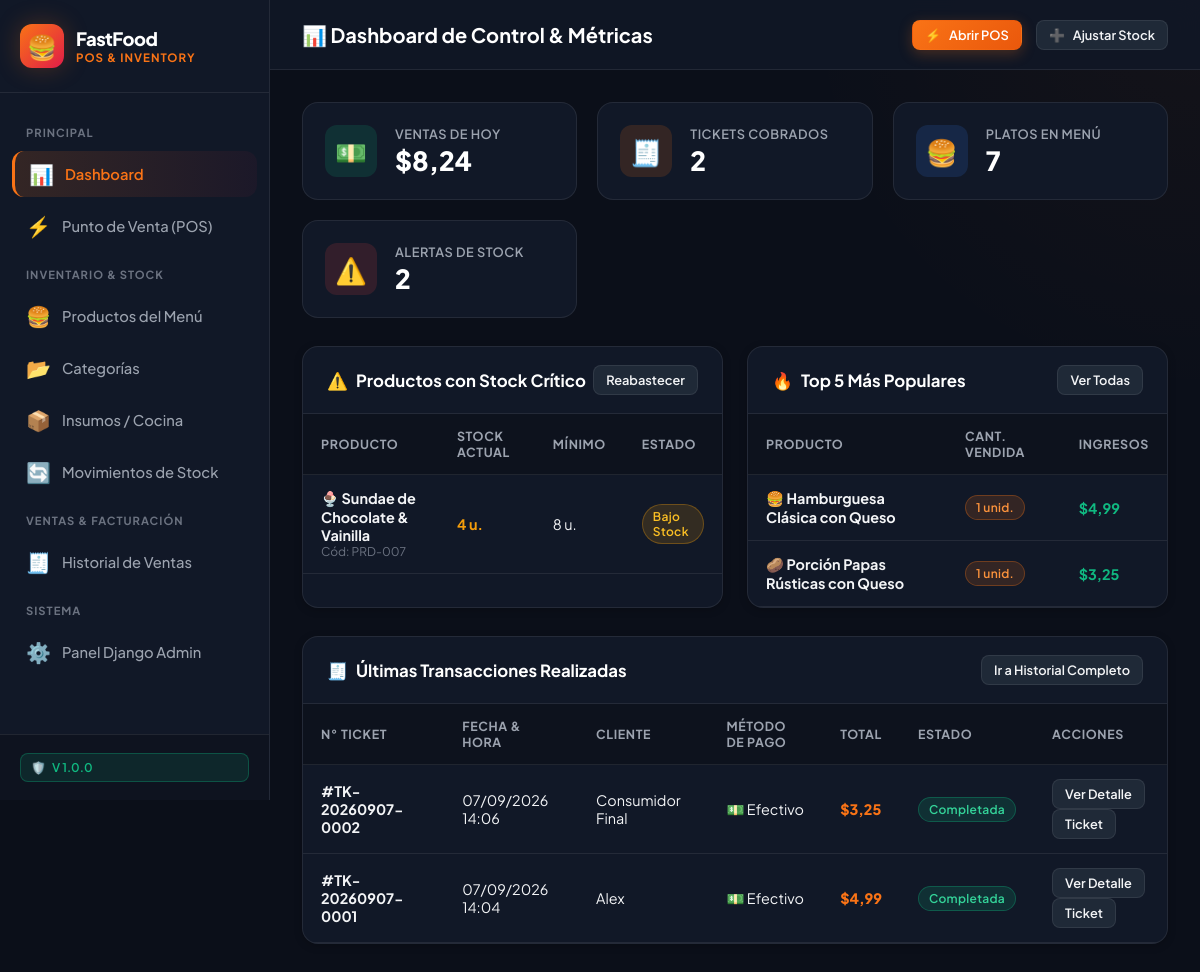
The page / on the database its author committed.
### inventory_sales/models.py (models this page shows, shortened)
class Producto(models.Model):
    codigo = models.CharField(max_length=50, unique=True, verbose_name="Código de Producto")
    nombre = models.CharField(max_length=150, verbose_name="Nombre del Producto")
    categoria = models.ForeignKey(Categoria, on_delete=models.CASCADE, related_name='productos', verbose_name="Categoría")
    precio = models.DecimalField(
        max_digits=10,
        decimal_places=2,
        validators=[MinValueValidator(Decimal('0.01'))],
        verbose_name="Precio de Venta ($)"
    )
    costo = models.DecimalField(
        max_digits=10,
        decimal_places=2,
        default=0.00,
        validators=[MinValueValidator(Decimal('0.00'))],
        verbose_name="Costo Estimado ($)"
    )
    stock_disponible = models.PositiveIntegerField(
        default=0,
        verbose_name="Stock Disponible (Unidades)"
    )
    stock_minimo = models.PositiveIntegerField(
        default=5,
        verbose_name="Stock Mínimo de Alerta"
    )
    descripcion = models.TextField(blank=True, verbose_name="Descripción de Ingredientes / Combo")
    emoji = models.CharField(max_length=50, default="🍔", verbose_name="Emoji Representativo")
    activo = models.BooleanField(default=True, verbose_name="Disponible para Venta")
    creado_en = models.DateTimeField(auto_now_add=True, verbose_name="Fecha de Creación")
    actualizado_en = models.DateTimeField(auto_now=True, verbose_name="Última Actualización")
    class Meta:
        verbose_name = "Producto del Menú"
        verbose_name_plural = "Productos del Menú"
        ordering = ['categoria', 'nombre']

class Venta(models.Model):
    METODOS_PAGO = [
        ('EFECTIVO', '💵 Efectivo'),
        ('TARJETA', '💳 Tarjeta de Débito/Crédito'),
        ('TRANSFERENCIA', '📱 Transferencia / QR'),
    ]
    ESTADOS_VENTA = [
        ('COMPLETADA', '✅ Completada'),
        ('ANULADA', '❌ Anulada'),
    ]
    numero_ticket = models.CharField(max_length=30, unique=True, verbose_name="N° Ticket / Factura")
    cliente_nombre = models.CharField(max_length=150, default="Consumidor Final", verbose_name="Nombre del Cliente")
    cliente_identificacion = models.CharField(max_length=20, default="9999999999", verbose_name="RUC / Cédula")
    metodo_pago = models.CharField(max_length=20, choices=METODOS_PAGO, default='EFECTIVO', verbose_name="Método de Pago")
    monto_recibido = models.DecimalField(max_digits=10, decimal_places=2, default=0.00, verbose_name="Monto Recibido ($)")
    cambio = models.DecimalField(max_digits=10, decimal_places=2, default=0.00, verbose_name="Cambio ($)")
    subtotal = models.DecimalField(max_digits=10, decimal_places=2, default=0.00, verbose_name="Subtotal ($)")
    iva = models.DecimalField(max_digits=10, decimal_places=2, default=0.00, verbose_name="IVA (15%) ($)")
    total = models.DecimalField(max_digits=10, decimal_places=2, default=0.00, verbose_name="Total ($)")
    estado = models.CharField(max_length=20, choices=ESTADOS_VENTA, default='COMPLETADA', verbose_name="Estado")
    observaciones = models.TextField(blank=True, verbose_name="Observaciones / Nota")
    creado_en = models.DateTimeField(auto_now_add=True, verbose_name="Fecha y Hora")
    class Meta:
        verbose_name = "Venta"
        verbose_name_plural = "Ventas Realizadas"
        ordering = ['-creado_en']

### inventory_sales/views.py (the view)
# urls.py: path('', views.DashboardView.as_view(), name='dashboard'),
class DashboardView(TemplateView):
    template_name = 'inventory_sales/dashboard.html'
    def get_context_data(self, **kwargs):
        context = super().get_context_data(**kwargs)
        hoy = timezone.now().date()
        ventas_hoy = Venta.objects.filter(creado_en__date=hoy, estado='COMPLETADA')
        total_ventas_hoy = ventas_hoy.aggregate(total=Sum('total'))['total'] or Decimal('0.00')
        cantidad_ventas_hoy = ventas_hoy.count()
        total_productos = Producto.objects.filter(activo=True).count()
        total_insumos = Insumo.objects.filter(activo=True).count()
        productos_stock_bajo = Producto.objects.filter(
            activo=True, stock_disponible__lte=F('stock_minimo')
        ).order_by('stock_disponible')
        insumos_stock_bajo = Insumo.objects.filter(
            activo=True, stock_actual__lte=F('stock_minimo')
        ).order_by('stock_actual')
        top_productos = DetalleVenta.objects.filter(
            venta__estado='COMPLETADA'
        ).values(
            'producto__nombre', 'producto__emoji', 'producto__precio'
        ).annotate(
            total_vendido=Sum('cantidad'),
            ingresos=Sum('subtotal')
        ).order_by('-total_vendido')[:5]
        ultimas_ventas = Venta.objects.all().order_by('-creado_en')[:5]
        context.update({
            'total_ventas_hoy': total_ventas_hoy,
            'cantidad_ventas_hoy': cantidad_ventas_hoy,
            'total_productos': total_productos,
            'total_insumos': total_insumos,
            'alertas_total': productos_stock_bajo.count() + insumos_stock_bajo.count(),
            'productos_stock_bajo': productos_stock_bajo[:6],
            'insumos_stock_bajo': insumos_stock_bajo[:6],
            'top_productos': top_productos,
            'ultimas_ventas': ultimas_ventas,
        })
        return context

### templates/inventory_sales/dashboard.html (shortened to what this page needs)
{% extends 'base.html' %}
{% block page_title %}📊 Dashboard de Control & Métricas{% endblock %}
{% block content %}
<div class="stats-grid">
    <div class="stat-card">
        <div class="stat-icon green">💵</div>
        <div class="stat-info">
            <span class="stat-label">Ventas de Hoy</span>
            <span class="stat-value">${{ total_ventas_hoy|floatformat:2 }}</span>
        </div>
    </div>
    <div class="stat-card">
        <div class="stat-icon orange">🧾</div>
        <div class="stat-info">
            <span class="stat-label">Tickets Cobrados</span>
            <span class="stat-value">{{ cantidad_ventas_hoy }}</span>
        </div>
    </div>
    <div class="stat-card">
        <div class="stat-icon blue">🍔</div>
        <div class="stat-info">
            <span class="stat-label">Platos en Menú</span>
            <span class="stat-value">{{ total_productos }}</span>
        </div>
    </div>
    <div class="stat-card">
        <div class="stat-icon red">⚠️</div>
        <div class="stat-info">
            <span class="stat-label">Alertas de Stock</span>
            <span class="stat-value">{{ alertas_total }}</span>
        </div>
    </div>
</div>
<div style="display: grid; grid-template-columns: 1fr 1fr; gap: 24px; margin-bottom: 28px;">
    <div class="card">
        <div class="card-header">
            <div class="card-title">
                <span>⚠️</span> Productos con Stock Crítico
            </div>
            <a href="{% url 'stock_movement_create' %}" class="btn btn-secondary btn-sm">Reabastecer</a>
        </div>
        <div class="card-body" style="padding: 0;">
            {% if productos_stock_bajo %}
                <div class="table-responsive">
                    <table class="custom-table">
                        <thead>
                            <tr>
                                <th>Producto</th>
                                <th>Stock Actual</th>
                                <th>Mínimo</th>
                                <th>Estado</th>
                            </tr>
                        </thead>
                        <tbody>
                            {% for p in productos_stock_bajo %}
                                <tr>
                                    <td>
                                        <strong>{{ p.emoji }} {{ p.nombre }}</strong>
                                        <div style="font-size: 0.75rem; color: var(--text-dim);">Cód: {{ p.codigo }}</div>
                                    </td>
                                    <td>
                                        <span style="font-weight: 700; color: {% if p.stock_disponible == 0 %}var(--danger){% else %}var(--warning){% endif %};">
                                            {{ p.stock_disponible }} u.
                                        </span>
                                    </td>
                                    <td>{{ p.stock_minimo }} u.</td>
                                    <td>
                                        {% if p.stock_disponible == 0 %}
                                            <span class="badge badge-danger">Agotado</span>
                                        {% else %}
                                            <span class="badge badge-warning">Bajo Stock</span>
                                        {% endif %}
                                    </td>
                                </tr>
                            {% endfor %}
                        </tbody>
                    </table>
                </div>
            {% else %}
                <div style="text-align: center; padding: 32px; color: var(--text-dim);">
                    <div style="font-size: 2rem; margin-bottom: 6px;">✅</div>
                    <p>Todos los productos cuentan con existencias óptimas.</p>
                </div>
            {% endif %}
        </div>
    </div>
    <div class="card">
        <div class="card-header">
            <div class="card-title">
                <span>🔥</span> Top 5 Más Populares
            </div>
            <a href="{% url 'sales_list' %}" class="btn btn-secondary btn-sm">Ver Todas</a>
        </div>
        <div class="card-body" style="padding: 0;">
            {% if top_productos %}
                <div class="table-responsive">
                    <table class="custom-table">
                        <thead>
                            <tr>
                                <th>Producto</th>
                                <th>Cant. Vendida</th>
                                <th>Ingresos</th>
                            </tr>
                        </thead>
                        <tbody>
                            {% for top in top_productos %}
                                <tr>
                                    <td>
                                        <strong>{{ top.producto__emoji }} {{ top.producto__nombre }}</strong>
                                    </td>
                                    <td>
                                        <span class="badge badge-primary">{{ top.total_vendido }} unid.</span>
                                    </td>
                                    <td style="font-weight: 700; color: var(--success);">${{ top.ingresos|floatformat:2 }}</td>
                                </tr>
                            {% endfor %}
                        </tbody>
                    </table>
                </div>
            {% else %}
                <div style="text-align: center; padding: 32px; color: var(--text-dim);">
                    <div style="font-size: 2rem; margin-bottom: 6px;">📈</div>
                    <p>No hay ventas registradas aún.</p>
                </div>
            {% endif %}
        </div>
    </div>
</div>
<div class="card">
    <div class="card-header">
        <div class="card-title">
            <span>🧾</span> Últimas Transacciones Realizadas
        </div>
        <a href="{% url 'sales_list' %}" class="btn btn-secondary btn-sm">Ir a Historial Completo</a>
    </div>
    <div class="card-body" style="padding: 0;">
        {% if ultimas_ventas %}
            <div class="table-responsive">
                <table class="custom-table">
                    <thead>
                        <tr>
                            <th>N° Ticket</th>
                            <th>Fecha & Hora</th>
                            <th>Cliente</th>
                            <th>Método de Pago</th>
                            <th>Total</th>
                            <th>Estado</th>
                            <th>Acciones</th>
                        </tr>
                    </thead>
                    <tbody>
                        {% for v in ultimas_ventas %}
                            <tr>
                                <td><strong>#{{ v.numero_ticket }}</strong></td>
                                <td>{{ v.creado_en|date:"d/m/Y H:i" }}</td>
                                <td>{{ v.cliente_nombre }}</td>
                                <td>{{ v.get_metodo_pago_display }}</td>
                                <td style="font-weight: 800; color: var(--primary);">${{ v.total|floatformat:2 }}</td>
                                <td>
                                    {% if v.estado == 'COMPLETADA' %}
                                        <span class="badge badge-success">Completada</span>
                                    {% else %}
                                        <span class="badge badge-danger">Anulada</span>
                                    {% endif %}
                                </td>
                                <td>
                                    <a href="{% url 'sale_detail' v.pk %}" class="btn btn-secondary btn-sm">Ver Detalle</a>
                                    <a href="{% url 'sale_receipt' v.pk %}" target="_blank" class="btn btn-secondary btn-sm">Ticket</a>
                                </td>
                            </tr>
                        {% endfor %}
                    </tbody>
                </table>
            </div>
        {% else %}
            <div style="text-align: center; padding: 36px; color: var(--text-dim);">
                <div style="font-size: 2rem; margin-bottom: 6px;">🍔</div>
                <p>No se han registrado ventas el día de hoy.</p>
            </div>
        {% endif %}
    </div>
</div>
{% endblock %}

### rows shown on the page
Producto: emoji "🍨", nombre "Sundae de Chocolate & Vainilla", codigo "PRD-007", stock_disponible "4", stock_minimo "8", shows "Bajo Stock"
Venta: numero_ticket "TK-20260907-0002", creado_en "07/09/2026 14:06", cliente_nombre "Consumidor Final", metodo_pago "💵 Efectivo", total "3,25", estado "Completada"
Venta: numero_ticket "TK-20260907-0001", creado_en "07/09/2026 14:04", cliente_nombre "Alex", metodo_pago "💵 Efectivo", total "4,99", estado "Completada"

### other values the page prints
{{ total_ventas_hoy|floatformat:2 }} "8,24"
{{ cantidad_ventas_hoy }} "2"
{{ total_productos }} "7"
{{ alertas_total }} "2"
{{ top.producto__emoji }} "🍔" "🥔"
{{ top.producto__nombre }} "Hamburguesa Clásica con Queso" "Porción Papas Rústicas con Queso"
{{ top.total_vendido }} "1" "1"
{{ top.ingresos|floatformat:2 }} "4,99" "3,25"
